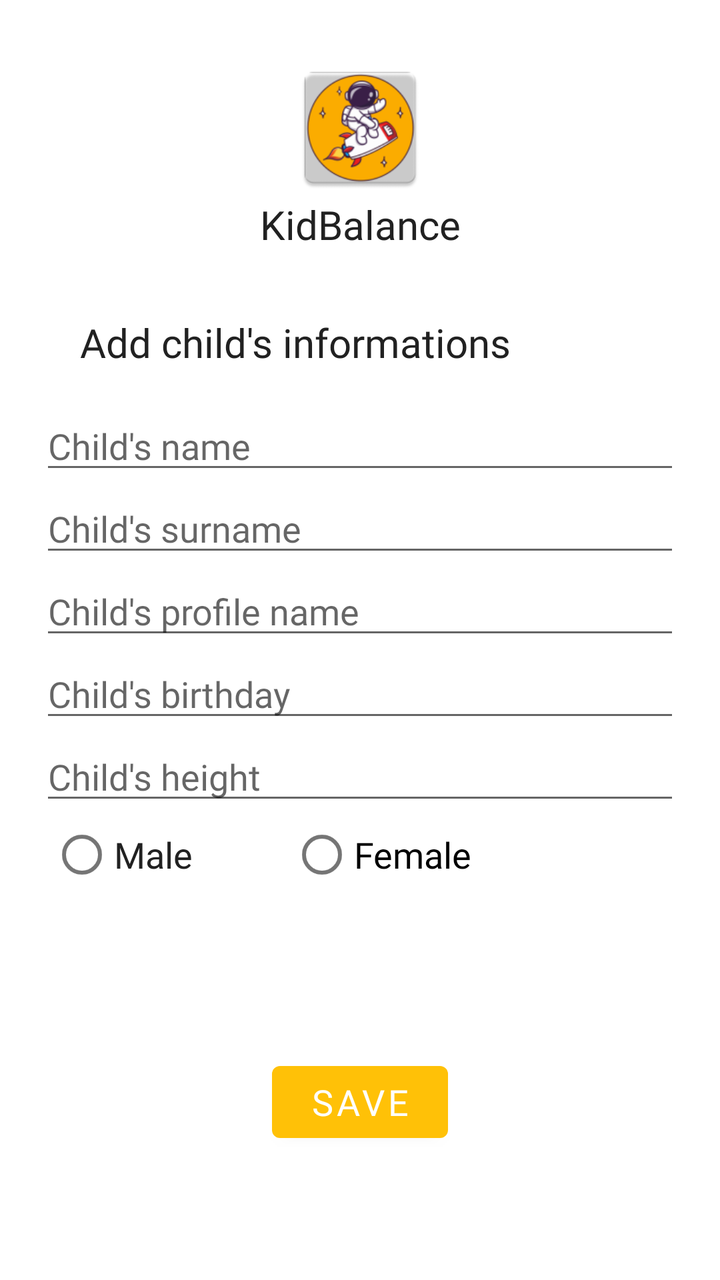
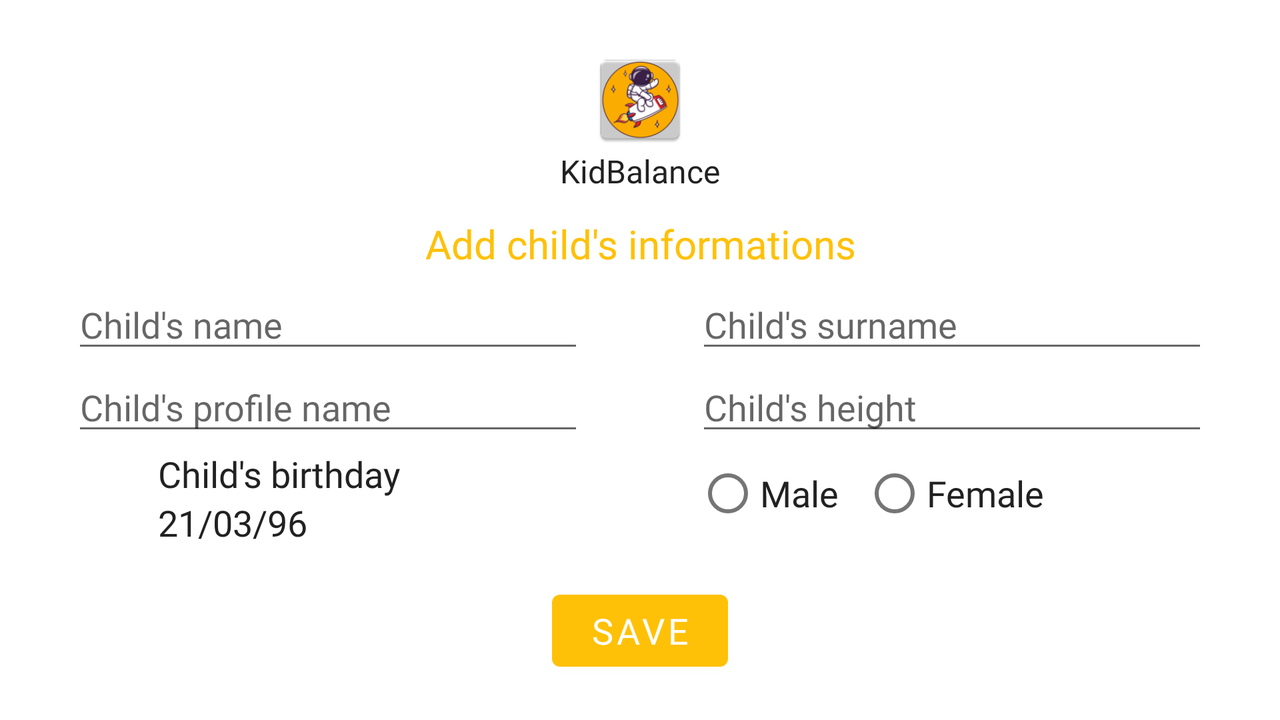

An Android layout and its configuration variant, each rendered on a device that would load it. The default file and the variant file are quoted in full after the pictures.
<!-- AndroidManifest.xml: application theme Theme.DIDKidBalanceApplication -->
<!-- res/layout/fragment_add_child.xml -->
<?xml version="1.0" encoding="utf-8"?>
<layout xmlns:android="http://schemas.android.com/apk/res/android"
    xmlns:app="http://schemas.android.com/apk/res-auto"
    xmlns:tools="http://schemas.android.com/tools">

    <androidx.constraintlayout.widget.ConstraintLayout
        android:id="@+id/frameLayout"
        android:layout_width="match_parent"
        android:layout_height="match_parent"
        tools:context=".AddChild.AddChild">


        <ImageView
            android:id="@+id/iconaApp"
            android:layout_width="70dp"
            android:layout_height="70dp"
            android:src="@mipmap/ic_launcher"
            app:layout_constraintBottom_toBottomOf="parent"
            app:layout_constraintEnd_toEndOf="parent"
            app:layout_constraintStart_toStartOf="parent"
            app:layout_constraintTop_toTopOf="parent"
            app:layout_constraintVertical_bias="0.05" />

        <RadioGroup
            android:id="@+id/radio_button_group"
            android:layout_width="310dp"
            android:layout_height="40dp"
            android:layout_gravity="center"
            android:orientation="horizontal"
            app:layout_constraintBottom_toBottomOf="parent"
            app:layout_constraintEnd_toEndOf="@+id/et_altezza"
            app:layout_constraintStart_toStartOf="@+id/et_altezza"
            app:layout_constraintTop_toBottomOf="@+id/et_altezza">

            <RadioButton
                android:id="@+id/male_rb"
                android:layout_width="120dp"
                android:layout_height="wrap_content"
                android:fontFamily="@font/roboto"
                android:text="@string/child_sex_m"
                android:textColor="@color/primary_text"
                android:textSize="18sp" />

            <RadioButton
                android:id="@+id/female_rb"
                android:layout_width="135dp"
                android:layout_height="wrap_content"
                android:fontFamily="@font/roboto"
                android:text="@string/child_sex_f"
                android:textAlignment="textStart"
                android:textSize="18sp" />
        </RadioGroup>

        <EditText
            android:id="@+id/et_name"
            style="@style/FormStyle"
            android:layout_marginTop="16dp"
            android:hint="@string/child_name"
            android:inputType="textPersonName"
            app:layout_constraintBottom_toTopOf="@+id/et_surname"
            app:layout_constraintEnd_toEndOf="parent"
            app:layout_constraintStart_toStartOf="parent"
            app:layout_constraintTop_toBottomOf="@+id/add_child"
            app:layout_constraintVertical_bias="0.0"
            app:layout_constraintVertical_chainStyle="packed" />

        <EditText
            android:id="@+id/et_altezza2"
            style="@style/FormStyle"
            android:hint="@string/child_birthday"
            android:inputType="date"
            app:layout_constraintBottom_toTopOf="@+id/et_altezza"
            app:layout_constraintEnd_toEndOf="parent"
            app:layout_constraintStart_toStartOf="parent"
            app:layout_constraintTop_toBottomOf="@+id/et_name2" />

        <EditText
            android:id="@+id/et_altezza"
            style="@style/FormStyle"
            android:hint="@string/child_height"
            android:inputType="numberDecimal"
            app:layout_constraintBottom_toTopOf="@+id/radio_button_group"
            app:layout_constraintEnd_toEndOf="parent"
            app:layout_constraintStart_toStartOf="parent"
            app:layout_constraintTop_toBottomOf="@+id/et_altezza2" />

        <EditText
            android:id="@+id/et_name2"
            style="@style/FormStyle"
            android:hint="@string/child_profile_name"
            android:inputType="textPersonName"
            app:layout_constraintBottom_toTopOf="@+id/et_altezza2"
            app:layout_constraintEnd_toEndOf="parent"
            app:layout_constraintStart_toStartOf="parent"
            app:layout_constraintTop_toBottomOf="@+id/et_surname" />

        <EditText
            android:id="@+id/et_surname"
            style="@style/FormStyle"
            android:hint="@string/child_surname"
            android:inputType="textPersonName"
            app:layout_constraintBottom_toTopOf="@+id/et_name2"
            app:layout_constraintEnd_toEndOf="parent"
            app:layout_constraintStart_toStartOf="parent"
            app:layout_constraintTop_toBottomOf="@+id/et_name" />

        <TextView
            android:id="@+id/nomeApp"
            style="@style/TitleStyle"
            android:layout_width="wrap_content"
            android:layout_height="wrap_content"
            android:text="@string/NomeApp"
            android:textSize="20sp"
            app:layout_constraintBottom_toBottomOf="parent"
            app:layout_constraintEnd_toEndOf="parent"
            app:layout_constraintStart_toStartOf="parent"
            app:layout_constraintTop_toBottomOf="@+id/iconaApp"
            app:layout_constraintVertical_bias="0.0" />

        <TextView
            android:id="@+id/add_child"
            style="@style/FormStyle"
            android:layout_marginTop="32dp"
            android:text="@string/add_child"
            android:textSize="20sp"
            app:layout_constraintBottom_toBottomOf="parent"
            app:layout_constraintEnd_toEndOf="@+id/et_name"
            app:layout_constraintStart_toStartOf="@+id/et_name"
            app:layout_constraintTop_toBottomOf="@+id/nomeApp"
            app:layout_constraintVertical_bias="0.0" />

        <Button
            android:id="@+id/saveName"
            android:layout_width="wrap_content"
            android:layout_height="wrap_content"
            android:layout_gravity="center"
            android:fontFamily="@font/roboto"
            android:text="SAVE"
            android:textSize="18sp"
            app:layout_constraintBottom_toBottomOf="parent"
            app:layout_constraintEnd_toEndOf="parent"
            app:layout_constraintStart_toStartOf="parent"
            app:layout_constraintTop_toBottomOf="@+id/radio_button_group"
            app:layout_constraintVertical_bias="0.55" />


    </androidx.constraintlayout.widget.ConstraintLayout>
</layout>
<!-- resources referenced by this layout -->
<resources>
  <color name="primary_text">#212121</color>
  <!-- mipmap ic_launcher: png bitmap (mipmap-hdpi, 5462 bytes) -->
  <string name="NomeApp">KidBalance</string>
  <string name="add_child">Add child\'s informations</string>
  <string name="child_birthday">Child\'s birthday</string>
  <string name="child_height">Child\'s height</string>
  <string name="child_name">Child\'s name</string>
  <string name="child_profile_name">Child\'s profile name</string>
  <string name="child_sex_f">Female</string>
  <string name="child_sex_m">Male</string>
  <string name="child_surname">Child\'s surname</string>
  <style name="FormStyle"> //usato per i dati del bambino
          <item name="android:fontFamily">@font/roboto</item>
          <item name="android:textColor"> @color/primary_text </item>
          <item name="android:textSize">18sp</item>
          <item name="android:layout_width">0dp</item>
          <item name="android:layout_height">wrap_content</item>
          <item name="android:layout_marginStart">20dp</item>
          <item name="android:layout_marginEnd">20dp</item>
      </style>
  <style name="TitleStyle"> //usato per il nome del bambino
          <item name="android:fontFamily">@font/roboto</item>
          <item name="android:gravity">center</item>
          <item name="android:textColor"> @color/primary_text </item>
          <item name="android:textSize">24sp</item>
          <item name="android:layout_marginStart">20dp</item>
          <item name="android:layout_marginEnd">20dp</item>
      </style>
  <style name="Theme.DIDKidBalanceApplication" parent="Theme.MaterialComponents.DayNight.NoActionBar">
          
          <item name="colorPrimary">@color/primary_color</item>
          <item name="colorPrimaryVariant">@color/dark_primary_color</item>
          <item name="colorOnPrimary">@color/white</item>
          
          <item name="colorSecondary">@color/accent_color</item>
          <item name="colorSecondaryVariant">@color/accent_color</item>
          <item name="colorOnSecondary">@color/black</item>
          
          <item name="android:statusBarColor" tools:targetApi="l">?attr/colorPrimaryVariant</item>
          
      </style>
  <color name="primary_color">#FFC107</color>
  <color name="dark_primary_color">#FFA000</color>
  <color name="white">#FEFEFE</color>
  <color name="accent_color">#00BCD4</color>
  <color name="black">#FF000000</color>
</resources>
<!-- res/layout-land/fragment_add_child.xml (the repository's variant of the layout above) -->
<!-- drawn on the phone turned sideways -->
<?xml version="1.0" encoding="utf-8"?>
<layout xmlns:android="http://schemas.android.com/apk/res/android"
    xmlns:app="http://schemas.android.com/apk/res-auto"
    xmlns:tools="http://schemas.android.com/tools">


    <androidx.constraintlayout.widget.ConstraintLayout
        android:id="@+id/frameLayout"
        android:layout_width="match_parent"
        android:layout_height="match_parent"
        android:windowSoftInputMode="adjustPan"
        tools:context=".AddChild.AddChild">


        <ImageView
            android:id="@+id/iconaApp"
            android:layout_width="50dp"
            android:layout_height="50dp"
            android:src="@mipmap/ic_launcher"
            app:layout_constraintBottom_toBottomOf="parent"
            app:layout_constraintEnd_toEndOf="parent"
            app:layout_constraintStart_toStartOf="parent"
            app:layout_constraintTop_toTopOf="parent"
            app:layout_constraintVertical_bias="0.08" />

        <EditText
            android:id="@+id/et_name"
            style="@style/FormStyle"
            android:hint="@string/child_name"
            android:inputType="textPersonName|textCapWords"
            app:layout_constraintBottom_toTopOf="@+id/et_name2"
            app:layout_constraintEnd_toStartOf="@+id/et_surname"
            app:layout_constraintHorizontal_bias="0.5"
            app:layout_constraintStart_toStartOf="parent"
            app:layout_constraintTop_toBottomOf="@+id/add_child"
            app:layout_constraintVertical_bias="0.050000012"
            app:layout_constraintVertical_chainStyle="packed"
            app:layout_constraintWidth_percent="0.4" />

        <EditText
            android:id="@+id/et_surname"
            style="@style/FormStyle"
            android:hint="@string/child_surname"
            android:inputType="textPersonName|textCapWords"
            app:layout_constraintBottom_toTopOf="@+id/et_altezza"
            app:layout_constraintEnd_toEndOf="parent"
            app:layout_constraintHorizontal_bias="0.5"
            app:layout_constraintStart_toEndOf="@+id/et_name"
            app:layout_constraintTop_toTopOf="@+id/et_name"
            app:layout_constraintVertical_chainStyle="packed"
            app:layout_constraintVertical_bias="0.0"
            app:layout_constraintWidth_percent="0.4" />

        <EditText
            android:id="@+id/et_name2"
            style="@style/FormStyle"
            android:hint="@string/child_profile_name"
            android:inputType="textPersonName|textCapWords"
            app:layout_constraintBottom_toTopOf="@+id/et_altezza2"
            app:layout_constraintEnd_toEndOf="@+id/et_name"
            app:layout_constraintHorizontal_bias="0.5"
            app:layout_constraintStart_toStartOf="@+id/et_name"
            app:layout_constraintTop_toBottomOf="@+id/et_name"
            app:layout_constraintWidth_percent="0.4" />

        <TextView
            android:id="@+id/et_altezza2"
            style="@style/FormStyle"
            android:layout_width="wrap_content"
            android:layout_height="wrap_content"
            android:layout_marginTop="2dp"
            android:layout_marginStart="8dp"
            android:inputType="date"
            android:text="@string/child_birthday"
            app:layout_constraintBottom_toTopOf="@+id/et_compleanno"
            app:layout_constraintEnd_toEndOf="@+id/et_name2"
            app:layout_constraintHorizontal_bias="0.5"
            app:layout_constraintStart_toEndOf="@+id/calendar"
            app:layout_constraintTop_toBottomOf="@+id/et_name2" />


        <TextView
            android:id="@+id/et_compleanno"
            style="@style/FormStyle"
            android:layout_width="wrap_content"
            android:layout_height="wrap_content"
            android:layout_marginStart="0dp"
            android:inputType="date"
            android:text="21/03/96"
            app:layout_constraintBottom_toBottomOf="parent"
            app:layout_constraintEnd_toEndOf="@+id/et_altezza2"
            app:layout_constraintHorizontal_bias="0.0"
            app:layout_constraintStart_toStartOf="@+id/et_altezza2"
            app:layout_constraintTop_toBottomOf="@+id/et_altezza2" />

        <ImageView
            android:id="@+id/calendar"
            android:layout_width="35dp"
            android:layout_height="35dp"
            app:layout_constraintBottom_toBottomOf="@+id/et_compleanno"
            app:layout_constraintEnd_toStartOf="@+id/et_altezza2"
            app:layout_constraintHorizontal_bias="0.0"
            app:layout_constraintHorizontal_chainStyle="packed"
            app:layout_constraintStart_toStartOf="@+id/et_name2"
            app:layout_constraintTop_toTopOf="@+id/et_altezza2"
            app:srcCompat="@drawable/ic_calendar" />

        <EditText
            android:id="@+id/et_altezza"
            style="@style/FormStyle"
            android:hint="@string/child_height"
            android:inputType="numberDecimal"
            app:layout_constraintBottom_toTopOf="@+id/radio_button_group"
            app:layout_constraintEnd_toEndOf="@+id/et_surname"
            app:layout_constraintHorizontal_bias="0.5"
            app:layout_constraintStart_toStartOf="@+id/et_surname"
            app:layout_constraintTop_toBottomOf="@+id/et_surname"
            app:layout_constraintWidth_percent="0.4" />

        <RadioGroup
            android:id="@+id/radio_button_group"
            style="@style/FormStyle"
            android:layout_gravity="center"
            android:orientation="horizontal"
            app:layout_constraintBottom_toBottomOf="@+id/et_compleanno"
            app:layout_constraintEnd_toEndOf="@+id/et_altezza"
            app:layout_constraintHorizontal_bias="0.5"
            app:layout_constraintStart_toStartOf="@+id/et_altezza"
            app:layout_constraintTop_toBottomOf="@+id/et_altezza"
            app:layout_constraintWidth_percent="0.4">

            <RadioButton
                android:id="@+id/male_rb"
                android:layout_width="wrap_content"
                android:layout_height="wrap_content"
                android:fontFamily="@font/roboto"
                android:paddingEnd="12dp"
                android:text="@string/child_sex_m"
                android:textColor="@color/primary_text"
                android:textSize="18sp" />

            <RadioButton
                android:id="@+id/female_rb"
                android:layout_width="wrap_content"
                android:layout_height="wrap_content"
                android:fontFamily="@font/roboto"
                android:text="@string/child_sex_f"
                android:textAlignment="textStart"
                android:textColor="@color/primary_text"
                android:textSize="18sp" />
        </RadioGroup>

        <TextView
            android:id="@+id/nomeApp"
            style="@style/MediumStyle"
            android:layout_width="wrap_content"
            android:layout_height="wrap_content"
            android:text="@string/NomeApp"
            app:layout_constraintBottom_toBottomOf="parent"
            app:layout_constraintEnd_toEndOf="parent"
            app:layout_constraintStart_toStartOf="parent"
            app:layout_constraintTop_toBottomOf="@+id/iconaApp"
            app:layout_constraintVertical_bias="0.0" />

        <TextView
            android:id="@+id/add_child"
            style="@style/FormInfo"
            android:layout_width="wrap_content"
            android:text="@string/add_child"
            android:textAlignment="center"
            app:layout_constraintBottom_toBottomOf="parent"
            app:layout_constraintEnd_toEndOf="parent"
            app:layout_constraintHorizontal_bias="0.5"
            app:layout_constraintStart_toStartOf="parent"
            app:layout_constraintTop_toBottomOf="@+id/nomeApp"
            app:layout_constraintVertical_bias="0.05" />

        <Button
            android:id="@+id/saveName"
            style="@style/Buttons"
            android:text="SAVE"
            app:layout_constraintBottom_toBottomOf="parent"
            app:layout_constraintEnd_toEndOf="parent"
            app:layout_constraintHorizontal_bias="0.5"
            app:layout_constraintStart_toStartOf="parent"
            app:layout_constraintTop_toBottomOf="@+id/radio_button_group" />


    </androidx.constraintlayout.widget.ConstraintLayout>

</layout>
<!-- resources referenced by the variant -->
<!-- as the phone turned sideways resolves them -->
<resources>
  <color name="primary_text">#212121</color>
  <!-- mipmap ic_launcher: png bitmap (mipmap-hdpi, 5462 bytes) -->
  <string name="NomeApp">KidBalance</string>
  <string name="add_child">Add child\'s informations</string>
  <string name="child_birthday">Child\'s birthday</string>
  <string name="child_height">Child\'s height</string>
  <string name="child_name">Child\'s name</string>
  <string name="child_profile_name">Child\'s profile name</string>
  <string name="child_sex_f">Female</string>
  <string name="child_sex_m">Male</string>
  <string name="child_surname">Child\'s surname</string>
  <style name="Buttons">
          <item name="android:layout_width">wrap_content</item>
          <item name="android:layout_height"> wrap_content</item>
          <item name="layout_gravity">center</item>
          <item name="fontFamily">@font/roboto</item>
          <item name="paddingEnd">20dp</item>
          <item name="paddingStart">20dp</item>
          <item name="android:textSize">18sp</item>
      </style>
  <style name="FormInfo"> //usato per le introduzioni ai campi del form
          <item name="android:fontFamily">@font/roboto</item>
          <item name="android:textColor"> @color/primary_color</item>
          <item name="android:textSize">20sp</item>
          <item name="android:layout_width">0dp</item>
          <item name="android:layout_height">wrap_content</item>
          <item name="android:layout_marginStart">20dp</item>
          <item name="android:layout_marginEnd">20dp</item>
      </style>
  <style name="FormStyle"> //usato per i dati del bambino
          <item name="android:fontFamily">@font/roboto</item>
          <item name="android:textColor"> @color/primary_text </item>
          <item name="android:textSize">18sp</item>
          <item name="android:layout_width">0dp</item>
          <item name="android:layout_height">wrap_content</item>
          <item name="android:layout_marginStart">20dp</item>
          <item name="android:layout_marginEnd">20dp</item>
      </style>
  <style name="MediumStyle"> //usato per il nome del bambino nella card della home
          <item name="android:fontFamily">@font/roboto</item>
          <item name="android:gravity">center</item>
          <item name="android:textColor">@color/primary_text</item>
          <item name="android:textSize">16sp</item>
          <item name="android:layout_marginStart">20dp</item>
          <item name="android:layout_marginEnd">20dp</item>
  
      </style>
  <style name="Theme.DIDKidBalanceApplication" parent="Theme.MaterialComponents.DayNight.NoActionBar">
          
          <item name="colorPrimary">@color/primary_color</item>
          <item name="colorPrimaryVariant">@color/dark_primary_color</item>
          <item name="colorOnPrimary">@color/white</item>
          
          <item name="colorSecondary">@color/accent_color</item>
          <item name="colorSecondaryVariant">@color/accent_color</item>
          <item name="colorOnSecondary">@color/black</item>
          
          <item name="android:statusBarColor" tools:targetApi="l">?attr/colorPrimaryVariant</item>
          
      </style>
  <color name="primary_color">#FFC107</color>
  <color name="dark_primary_color">#FFA000</color>
  <color name="white">#FEFEFE</color>
  <color name="accent_color">#00BCD4</color>
  <color name="black">#FF000000</color>
</resources>
